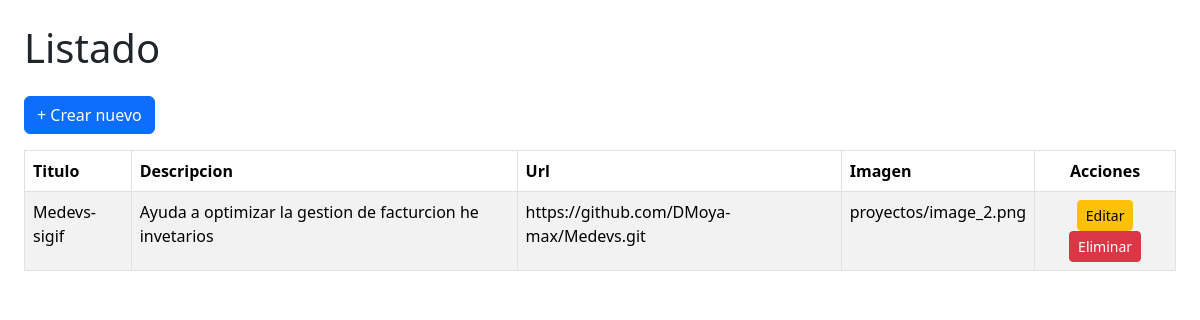
The page /proyectos/ on the database its author committed.
### app/models.py (models this page shows, shortened)
class Proyecto(models.Model):
    titulo = models.CharField(max_length=100)
    descripcion = models.TextField()
    url = models.URLField(blank=True, null=True)
    imagen = models.ImageField(upload_to='proyectos/', blank=True, null=True)

### app/views.py (the view)
# urls.py: path("proyectos/", views.listar_proyecto, name="proyecto_listar"),
def listar_proyecto(request):
    return listar(request, Proyecto, "proyectos/listar.html")

### app/templatetags/extras.py (called while the page is built)
@register.filter
def dictlookup(obj, key):
    return getattr(obj, key, "")

### app/views.py (called while the page is built)
def listar(request, modelo, template):
    datos = modelo.objects.all()
    campos = [f.name for f in modelo._meta.fields if f.name != "id"]
    return render(request, template, {"datos": datos, "campos": campos})

### app/templates/proyectos/listar.html (shortened to what this page needs)
{% load extras %}
<!DOCTYPE html>
<html lang="es">
<head>
    <link rel="stylesheet" href="https://cdn.jsdelivr.net/npm/bootstrap@5.3.2/dist/css/bootstrap.min.css">
</head>
<body class="p-4">
    <h1 class="mb-4">Listado</h1>
    <a href="crear/" class="btn btn-primary mb-3">+ Crear nuevo</a>
    {% if datos %}
        <table class="table table-bordered table-striped">
            <thead>
                <tr>
                    {% for campo in campos %}
                        <th>{{ campo|capfirst }}</th>
                    {% endfor %}
                    <th class="text-center">Acciones</th>
                </tr>
            </thead>
            <tbody>
                {% for item in datos %}
                <tr>
                    {% for campo in campos %}
                        <td>{{ item|dictlookup:campo }}</td>
                    {% endfor %}
                    <td class="text-center">
                        <a href="editar/{{ item.id }}/" class="btn btn-warning btn-sm">Editar</a>
                        <a href="eliminar/{{ item.id }}/" class="btn btn-danger btn-sm">Eliminar</a>
                    </td>
                </tr>
                {% endfor %}
            </tbody>
        </table>
    {% else %}
        <p>No hay registros.</p>
    {% endif %}
</body>
</html>

### rows shown on the page
Proyecto: campos "Medevs-sigif" "Ayuda a optimizar la gestion de facturcion he invetarios" "https://github.com/DMoya-max/Medevs.git" "proyectos/image_2.png"

### other values the page prints
{{ campo|capfirst }} "Titulo" "Descripcion" "Url" "Imagen"
